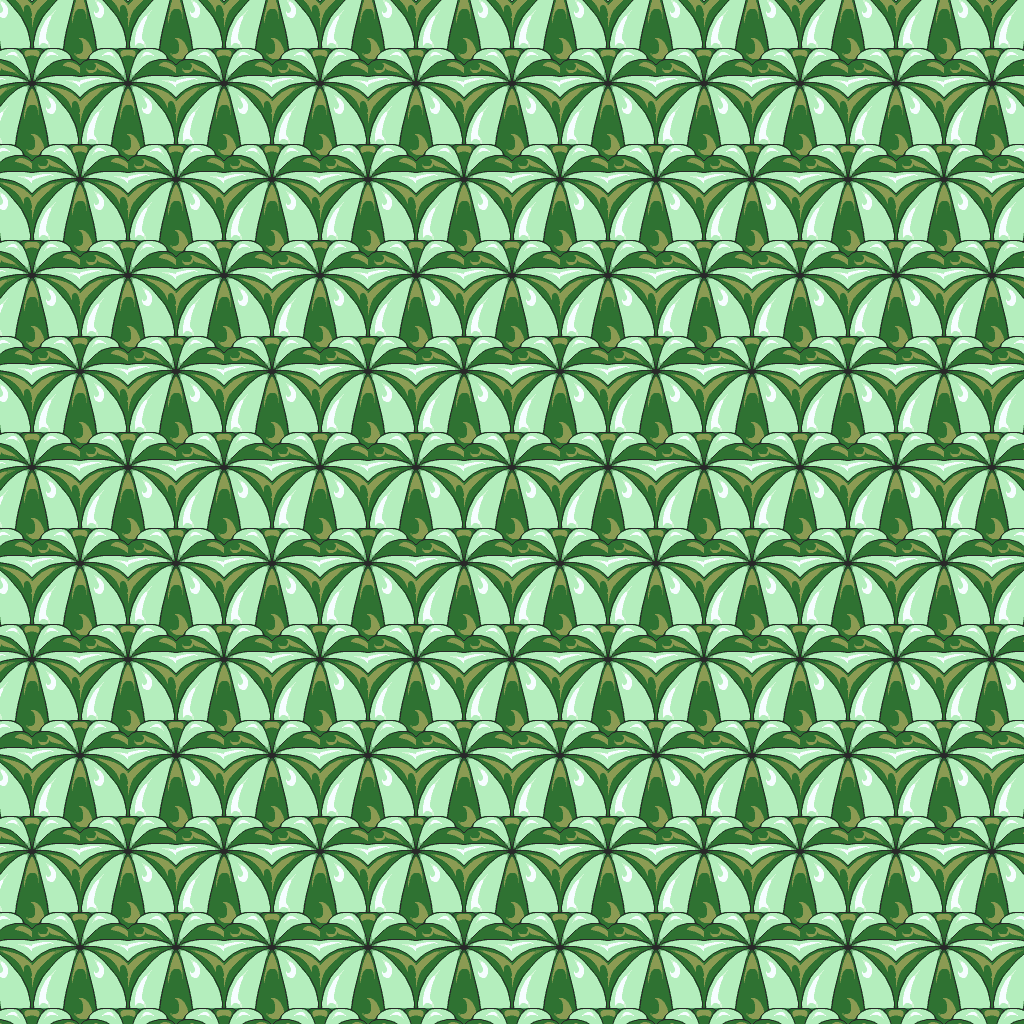

A level layout from a 2D game, rendered from its tile map. Below: a short description, then the map file with tile-grid data replaced by summaries:
An orthogonal 64x64 tile map with 16x16 px tiles, 1 tile layer (base), 1 hidden layer not drawn.

<map version="1.10" tiledversion="1.12.1" orientation="orthogonal" renderorder="right-down" width="64" height="64" tilewidth="16" tileheight="16" infinite="0" nextlayerid="3" nextobjectid="1">
 <tileset firstgid="1" source="../classiciphone_pics4.tsx" />
 <layer id="1" name="base" width="64" height="64">
  <data>[4096 cells, 4096 non-empty, 36 distinct tile ids]</data>
 </layer>
 <layer id="2" name="collision" width="64" height="64" visible="0">
  <properties><property name="collision" value="true" /></properties>
  <data>[4096 cells, 4096 non-empty, 1 distinct tile ids]</data>
 </layer>
</map>
